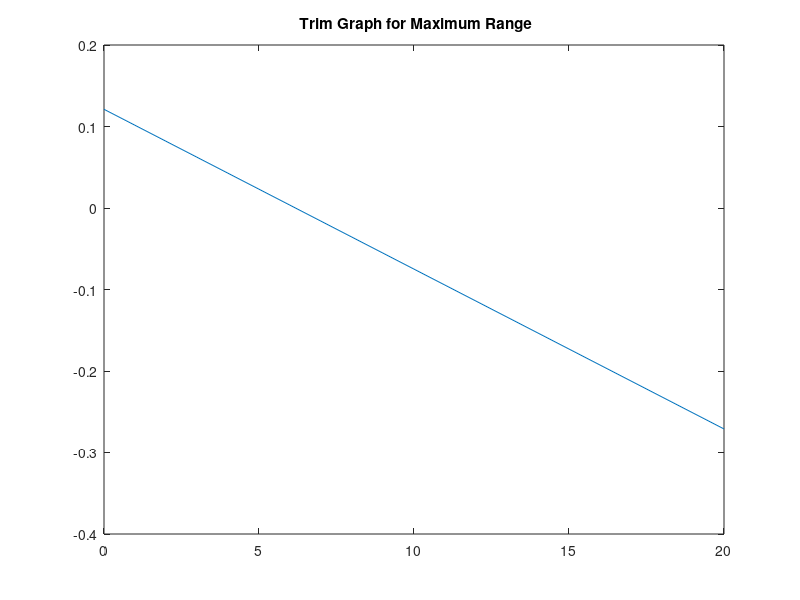

MATLAB code for this plot: (Note: this script raises an error after producing the figure.)
% ASEN 2004 Milestone 2 (Lab 1)
% Glider Design:
%Date of Submission: February 28th,2021
% Bennett Grow, Graham Kersey, Zak Reichenbach, 
% Alfredo Bautista, Ketan Kamat, Jackson DePenning

clc 
clear
close all
g = 9.81;

% Control what plots to display here:
plot_lift_curves = true;
plot_drag_polar = true;

%% Dimensions of Glider:
% All center of gravity measurements taken from the leading edge of wing
% Measurements in front of wing have negative values

x_end = 0.563; % Distance from wing leading edge to end of airplane
dihedral = 2.2; % [deg]

% Wing
AR = 3;
wingspan = .62;
c = wingspan/AR; % chord length
Sref = c * wingspan;
W_wing = 2 * Sref * (0.295*9.81);
xCG_wing = c / 2;
CG_wing = xCG_wing * W_wing;

% Vertical Stabilizer
ver_c = 0.07;
ver_span = 0.1;
Sv = ver_c * ver_span; % vertical tail planform area
AR_ver = ver_span^2 / Sv;
xCG_ver = x_end - (2 * ver_c);
W_ver = Sv * (0.295*9.81);
CG_ver = xCG_ver * W_ver;

% Horizontal Stabilizer
hor_c = 0.07;
hor_span =  0.32;
Sh = hor_c * hor_span; % horizontal tail planform area
AR_hor = hor_span^2 / Sh;
xCG_hor = x_end - (2 * hor_c);
W_hor = Sh * (0.295*9.81);
CG_hor = xCG_hor * W_hor;

% Fuselage
fuselage_area = 0.12;
xCG_fuselage = 0.201; % Likely not accurate
W_fuselage = fuselage_area * (0.295*9.81);
CG_fuselage = xCG_fuselage * W_fuselage;

% Payload
m_garmin = 0.16  *g;
xCG_payload = 0.07;
CG_payload = m_garmin * xCG_payload;

% Ballast
m_ballast = 0.05  *g;
xCG_ballast = -0.05;
CG_ballast = xCG_ballast * m_ballast;

% Whole aircraft
Swet = fuselage_area + 2*(Sref + Sh + Sv);
area_total = Sref + Sh + Sv + fuselage_area;

% Weight and Mass
W = W_wing + W_ver + W_hor + W_fuselage + m_garmin + m_ballast;
m = W/g;

cost = (area_total)*(0.295) * 1000;

% Center of gravity location
xCG = (CG_wing + CG_ver + CG_hor + CG_fuselage + CG_payload + CG_ballast) / W;

wingload = W/Sref;

%% Load Data:
load app2data
alpha = app2data(:,1);
Cl = app2data(:,2);
Cd = app2data(:,3);
Cm4 = app2data(:,4);
Clmax = max(Cl); %Maximum Cl

%% Creating a 3D Lift Curve:
%Creating a Line Fit
alpharange = 9:23;
[p,~] = polyfit(alpha(alpharange), Cl(alpharange),1);
a0 = p(1);
e = 0.8;

% Wing
a = a0/(1+((57.3*a0)/(pi*e*AR)));
CL = a * (alpha(alpharange) - alpha(16));

% Horizontal Stab.
a_hor = a0/(1+((57.3*a0)/(pi*e*AR_hor)));
CL_hor = a_hor * (alpha(alpharange) - alpha(16));

% Vertical Stab.
a_ver = a0/(1+((57.3*a0)/(pi*e*AR_ver)));
CL_ver = a_ver * (alpha(alpharange) - alpha(16));


%% Constants
rho = 1.0581;
Cfe = 0.003; %Skin Friction
e0 = 1.78*(1-0.045*AR^0.68)-0.64; %Oswald Efficiency 
k = 1/(pi*e*AR);
k0 = 1/(pi*e0*AR);
h = 7; %Launch Height (m)

%% Drag
CD0 = Cfe*(Swet./Sref); %Parasite Drag Coefficient
CD_wing = Cd(alpharange) + (k * CL.^2);
CD_whole = CD0 + (k0* CL.^2);

%% Glide Range
CL_r = sqrt(CD0/k); %Coefficient of Lift for Glide Range
glide_range = (sqrt(CD0/k)./(2*CD0))*h; %Glide Range (m)

%% Max Endurance
CD_e = 4.*CD0; %Coefficient of Drag for Endurance
Ve = sqrt(wingload./(0.5.*rho.*sqrt(3.*CD0.*pi.*e0.*AR))); % Endurance Velocity (m/s)
qe = 0.5.*rho.*Ve.^2; %Dynamic Pressure for Endurance (Pa)
E = wingload.*h./(CD_e.*qe.*Ve); % Endurance (s)
CL_e = sqrt(3.*CD0*pi*e0*AR); %Coefficient of Lift for Glide Endurance

%% Velocity Required for Max E and R
Vr = sqrt(wingload./(sqrt(CD0.*pi.*e0.*AR).*0.5.*rho)); % Range Velocity (m/s)
Vstall = sqrt(2*W./(Clmax.*rho.*Sref)); %Stall Velocity (m/s)

%% Stability
% Horizontal tail volume coef
VH = Sh*((xCG_hor + 0.25 * hor_c) - xCG)/(Sref * c);

% % CL at max range or endurace, use whole aircraft CL
CLw = CL_r;

% Calculate angle of attack where CL of wing = CLr
[~, AOAindex] = min(abs(CL-CL_r));
AOA = alpha(alpharange(1) + AOAindex - 1);

% Coef of moment about aero center of wing, approx w/ 2D airfoil value
Cmacw = Cm4(AOA);

% CL for horizontal tail
it = 0; %SOLVE FOR THIS
At = AOA -it;
CLht = a_hor*AOA + a_hor*it; %CL_hor(AOAindex)

% Actual pitching moment
Cmcg = Cmacw + CLw*(0.25 * c)-VH*CLht;

% Ideal CLht (set Cmcg=0)
CLht_ideal = (Cmacw + CLw * 0.25 * c)/VH;


% Tail angle of attack
%    Assumes downwash is 0
alpha_tail = AOA - it;

% Vertical tail volume coef
VV = (Sv * (xCG_ver - 0.25 * ver_c))/(Sref * wingspan);

% Spiral parameter B
B = ((xCG_ver - 0.25 * ver_c) * dihedral) / (wingspan * CLw);

% Neutral Point
Hnp = .25 + VH*(a_hor/a);
Xnp = (Hnp * c);

% Static Margin
SM = Hnp - (xCG/c);

%% Trim Diagrams:

% Maximum Range:
alphastall = alpha(28);
Cmacw_trim = Cm4(AOA);
AOAtrim_r = alpha(16:36);
CLht_trim_r = a_hor*AOAtrim_r +a_hor*it;
Cmcg_trim_r = Cmacw_trim + CL_r*(xCG/c-0.25)-VH*CLht_trim_r;

%Plotting Trim Diagram:
plot(AOAtrim_r,Cmcg_trim_r)
title(" Trim Graph for Maximum Range");
xline(alphastall,'--','Color','m');
xlabel("Angle of Attack (deg)");
ylabel("Cmcg");
yline(0);
grid on
legend("Trim Data","alpha-stall");

%Set Endurance Range:
alphastall = alpha(28);
Cmacw_trim = Cm4(AOA);
AOAtrim_e =alpha(16:36);
CLht_trim_e = a_hor*AOAtrim_e +a_hor*it;
Cmcg_trim_e = Cmacw_trim + CL_e*(xCG/c-0.25)-VH*CLht_trim_e;

%Plotting Trim Diagram:
figure
plot(AOAtrim_e,Cmcg_trim_e)
title("Trim Diagram for Max Endurance");
xline(alphastall,'--');
xlabel("Angle of Attack (deg)");
ylabel("Cmcg");
yline(0);
grid on
xline(alphastall,'--','Color','m');
xlabel("Angle of Attack (deg)");
ylabel("Cmcg");
yline(0);
grid on
legend("Trim Data","alpha-stall");
%% Print calculations
fprintf("Max Glide Range:                %.3f m  \n", glide_range);
fprintf("Range Velocity:                 %.3f m/s  \n", Vr);
fprintf("Max Glide Endurance:            %.3f sec  \n", E);
fprintf("Endurance Velocity:             %.3f m/s  \n", Ve);
fprintf("Cost:                           $%.2f  \n", cost);
fprintf("CG Percentage:                  %.f%% of chord  \n", xCG/c * 100);
fprintf("Long. Static Stability V_H:     %.3f  \n", VH);
fprintf("Lateral Static Stability V_V:   %.3f  \n", VV);
fprintf("Spiral Parameter B:             %.2f with %.2f deg. dihedral \n", B, dihedral);
fprintf("Wing Loading:                   %.2f  \n", wingload);
fprintf("Coef. of Moment about CG:       %.2f   \n", Cmcg);
fprintf("Neutral Point Distance:         %.2f  \n",Xnp);
fprintf("Static Margin:                  %.2f   \n",SM);

%% Plotting

% Lift Curves
if plot_lift_curves == true
    figure
    hold on
    grid on
    
    plot(alpha(6:31), Cl(6:31), 'LineWidth', 2)
    plot(alpha(alpharange), CL, 'LineWidth', 2)
    plot(alpha(alpharange), CL_ver, ':', 'LineWidth', 2)
    plot(alpha(alpharange), CL_hor, ':', 'LineWidth', 2)

    yline(0);
    xline(0);
    xlabel('Angle of Attack (Deg)')
    ylabel('Coefficient of Lift')
    title('Wing 2D and 3D Lift Curves')
    legend('2D','3D Wing', '3D Vert. Stab.', '3D Hor. Stab.', 'Location','SouthEast')
    xlim([-10 10])
    ylim([-0.8 0.8])
    hold off
end

% Drag Polar
if plot_drag_polar == true
    figure
    hold on
    grid on
    
    plot(CL, Cd(alpharange), 'LineWidth', 2);
    plot(CL, CD_wing, 'LineWidth', 2)
    plot(CL, CD_whole, 'LineWidth', 2)
    
    yline(0);
    xline(0);
    legend('2D Airfoil Drag Polar', '3D Wing Drag Polar','Whole Aircraft Drag Polar','Location','North')
    xlabel('Coefficient of Lift')
    ylabel('Coefficient of Drag')
    title('Drag Polar')
    hold off
end









